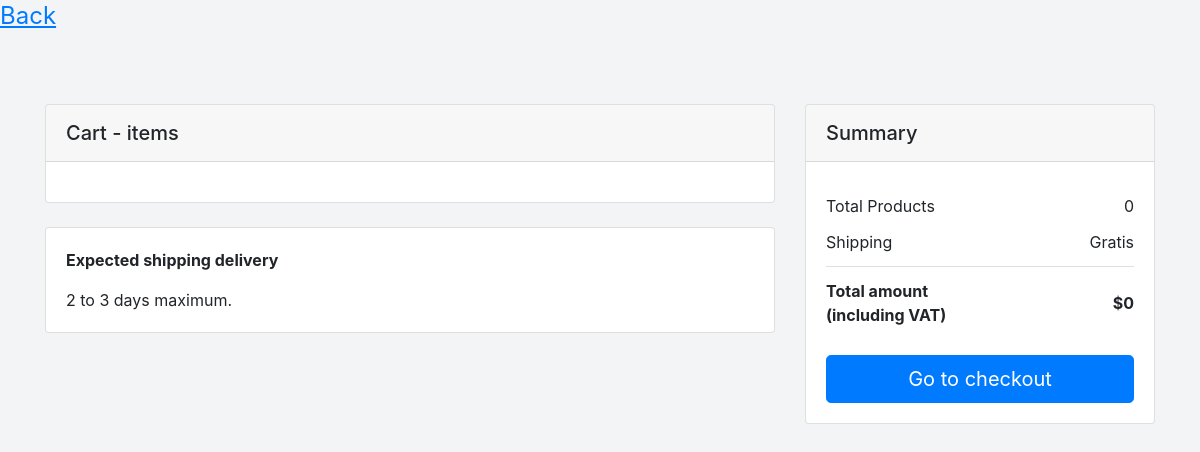
Before: /cart (signed in) with the older database file.
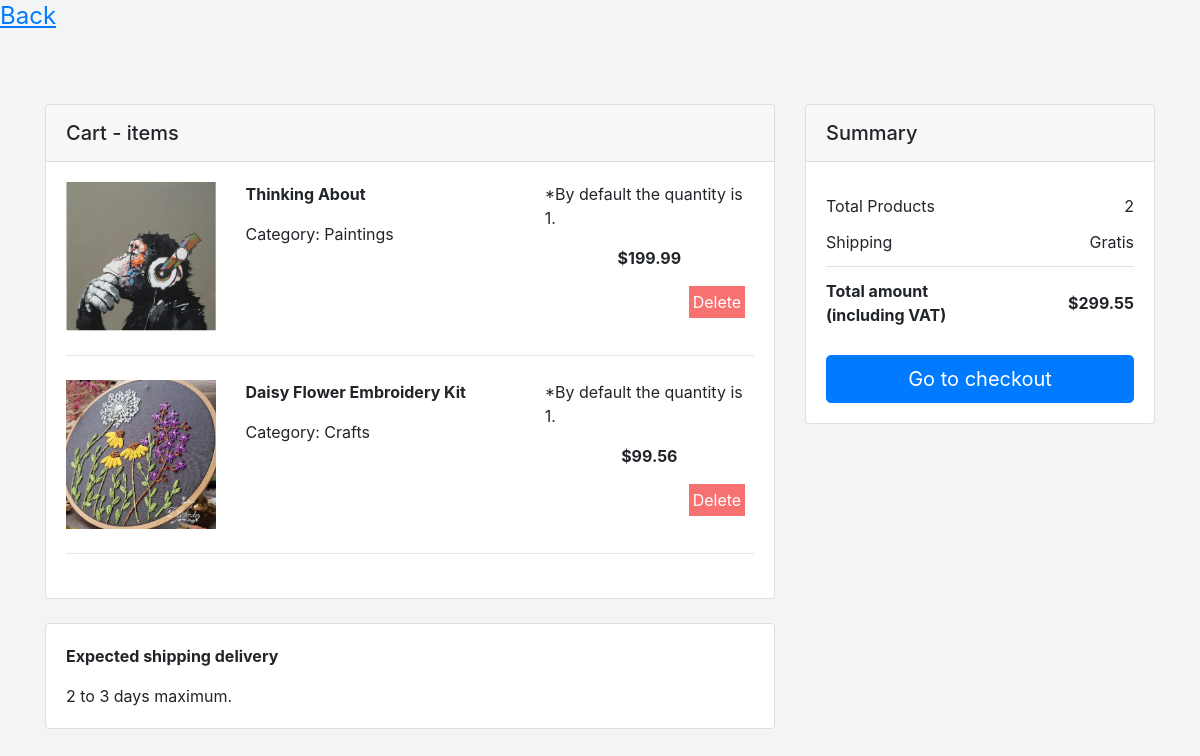
After: the same page with the newer database file.
### core/models.py (models this page shows, shortened)
class Cart(models.Model):
    title = models.CharField(max_length=100)
    category = models.CharField(max_length=100, choices=CATEGORY_CHOICES)
    price = models.DecimalField(max_digits=10, decimal_places=2)
    image= models.ImageField(upload_to = "cart/")
    item_id=models.IntegerField()
    user = models.ForeignKey(User, on_delete=models.CASCADE)

### core/views.py (the view)
# urls.py: path('cart', views.cart, name='cart'),
def cart(request):
    cartItems = Cart.objects.filter(user=request.user)
    totalPrice=0
    for item in cartItems:
        totalPrice += item.price
    totalProducts = cartItems.count()
    if request.method == "POST":
        item_id = request.POST.get("item_id")
        DeleteItem = Cart.objects.get(id=item_id, user=request.user)
        DeleteItem.delete()
        return redirect('cart')
    context={
        'cartItems':cartItems,
        'totalProducts':totalProducts,
        'totalPrice':totalPrice,
    }
    return render(request, 'cart.html', context)

### templates/cart.html (shortened to what this page needs)
<!DOCTYPE html>
<html lang="en">
<head>
    <link href="https://cdn.jsdelivr.net/npm/tailwindcss@2.2.15/dist/tailwind.min.css" rel="stylesheet">
    <link rel="stylesheet" href="https://cdn.jsdelivr.net/npm/bootstrap@4.6.2/dist/css/bootstrap.min.css">
</head>
<body class="bg-gray-100">
  <div>
    <a class="text-2xl underline" href="javascript:history.back()">Back</a>
  </div>
    <section class="h-100 gradient-custom">
        <div class="container py-5">
          <div class="row d-flex justify-content-center my-4">
            <div class="col-md-8">
              <div class="card mb-4">
                <div class="card-header py-3">
                  <h5 class="mb-0">Cart - items</h5>
                </div>
                <div class="card-body">
                  {% for item in cartItems %}
                <div class="row">
                  <div class="col-lg-3 col-md-12 mb-4 mb-lg-0">
                    <div class="bg-image hover-overlay hover-zoom ripple rounded" data-mdb-ripple-color="light">
                      <img src="{{item.image.url}}"
                        class="w-100" alt="Blue Jeans Jacket" />
                    </div>
                  </div>
                  <div class="col-lg-5 col-md-6 mb-4 mb-lg-0">
                    <p><strong>{{item.title}}</strong></p>
                    <p>Category: {{item.category|capfirst }}</p>
                  </div>
                  <div class="col-lg-4 col-md-6 mb-4 mb-lg-0">
                    <p>*By default the quantity is 1.</p>
                    <p class="text-start text-md-center">
                      <strong>${{item.price}}</strong>
                    </p>
                    <form action="" method="post">
                    <button class="bg-red-400 text-white p-1 ml-36" type="submit">Delete</button>
                  </form>
                  </div>
                </div>
                <hr class="my-4" />
                {% endfor %}
                </div>
              </div>
              <div class="card mb-4">
                <div class="card-body">
                  <p><strong>Expected shipping delivery</strong></p>
                  <p class="mb-0">2 to 3 days maximum.</p>
                </div>
              </div>
            </div>
            <div class="col-md-4">
              <div class="card mb-4">
                <div class="card-header py-3">
                  <h5 class="mb-0">Summary</h5>
                </div>
                <div class="card-body">
                  <ul class="list-group list-group-flush">
                    <li
                      class="list-group-item d-flex justify-content-between align-items-center border-0 px-0 pb-0">
                      Total Products
                      <span>{{totalProducts}}</span>
                    </li>
                    <li class="list-group-item d-flex justify-content-between align-items-center px-0">
                      Shipping
                      <span>Gratis</span>
                    </li>
                    <li
                      class="list-group-item d-flex justify-content-between align-items-center border-0 px-0 mb-3">
                      <div>
                        <strong>Total amount</strong>
                        <strong>
                          <p class="mb-0">(including VAT)</p>
                        </strong>
                      </div>
                      <span><strong>${{totalPrice}}</strong></span>
                    </li>
                  </ul>
                  <button type="button" class="btn btn-primary btn-lg btn-block">
                    Go to checkout
                  </button>
                </div>
              </div>
            </div>
          </div>
        </div>
      </section>
</body>
</html>

Changed rows visible on the page:
added Cart: image (picture), title "Thinking About", category "Paintings", price "199.99"
added Cart: image (picture), title "Daisy Flower Embroidery Kit", category "Crafts", price "99.56"
Other visible differences:
{{ totalProducts }}: "0" → "2"
{{ totalPrice }}: "0" → "299.55"
